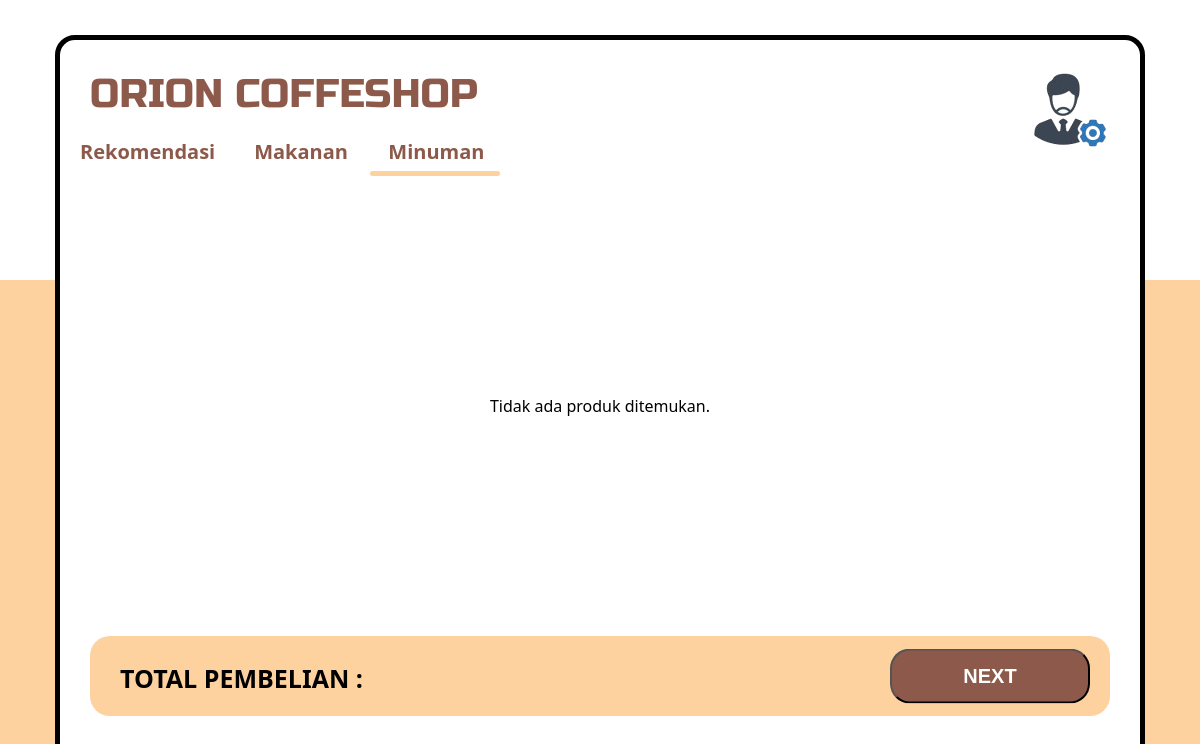
Page /minuman.php on the earlier database version.
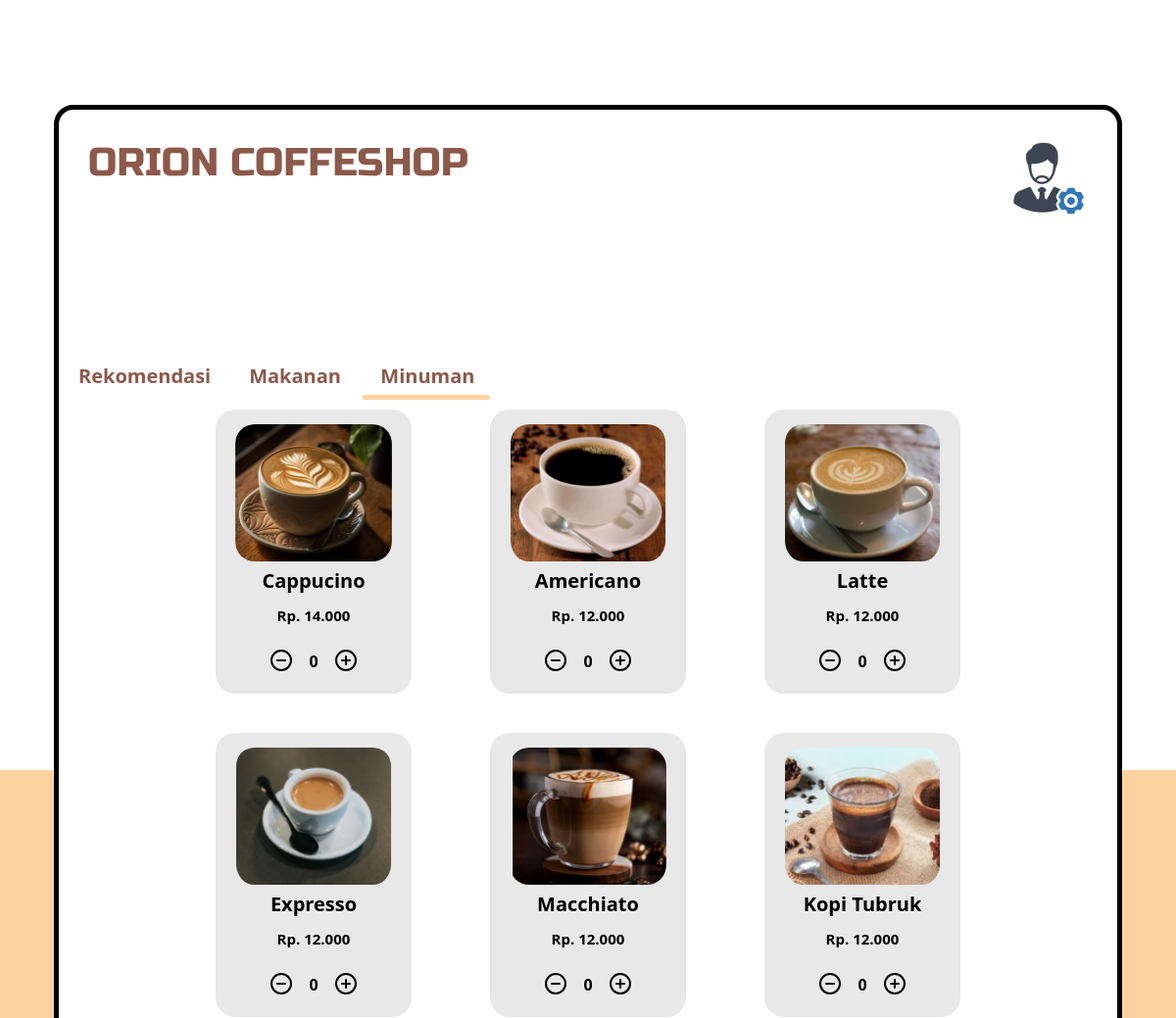
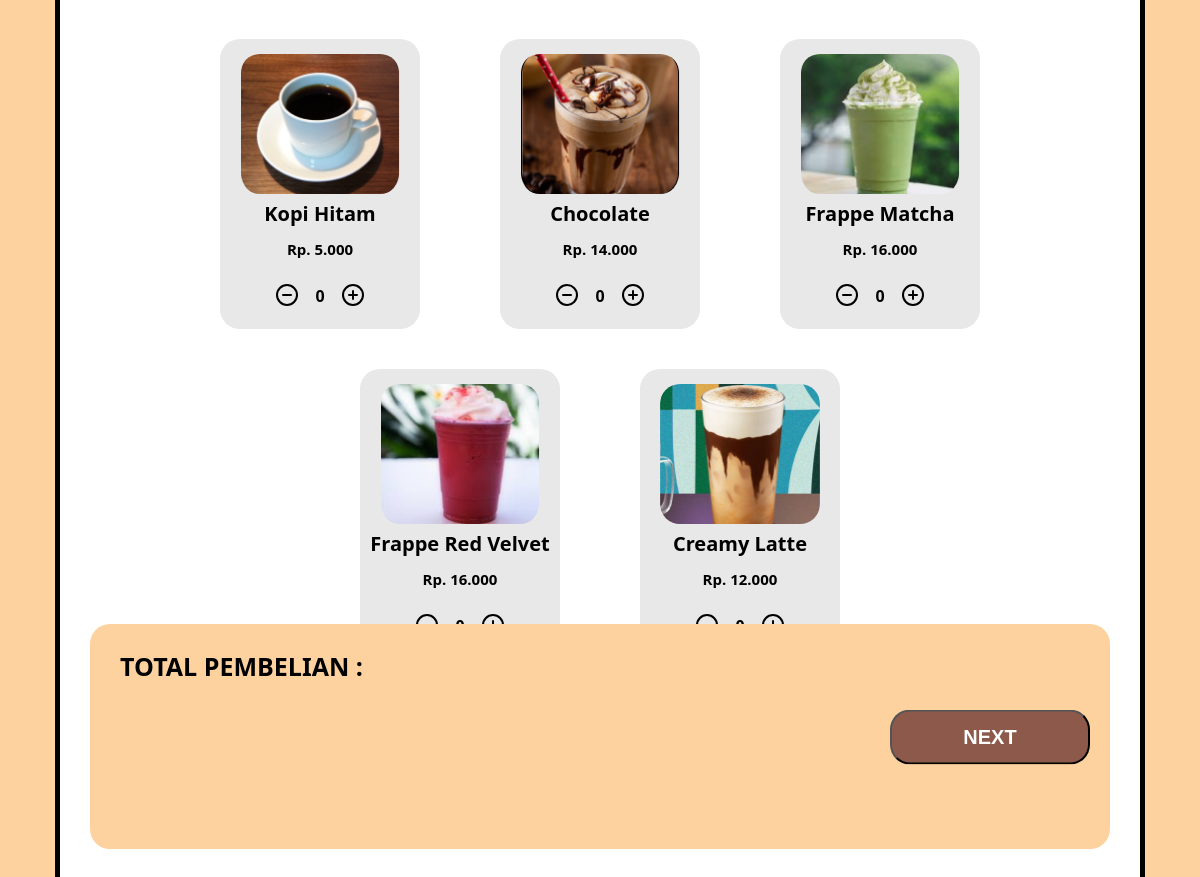
Same page on the later database version (2 pictures, top to bottom).
### tables this page shows
CREATE TABLE `produk` (
  `id` int(11) NOT NULL,
  `id_makanan` varchar(255) NOT NULL,
  `nama_produk` varchar(255) NOT NULL,
  `harga` int(11) NOT NULL,
  `stok` int(5) NOT NULL,
  `gambar_produk` varchar(255) NOT NULL,
  `kategori` enum('makanan','minuman') NOT NULL,
  `rekomendasi` enum('iya','tidak') NOT NULL
);

### minuman.php (the view, shortened to what this page needs)
<!DOCTYPE html>
<html lang="en">
  <head>
    <link rel="stylesheet" href="style/menu.css" />
  </head>
  <body>
    <div class="container">
      <div class="box">
        <div class="header">
          <p>ORION COFFESHOP</p>
          <div class="admin">
            <a href="login.html">
              <img src="Image/admin.png" alt="" />
            </a>
          </div>
        </div>
        <nav class="navbar">
          <a href="index.php"><p>Rekomendasi</p></a>
          <a href="makanan.php"><p>Makanan</p></a>
          <a href="minuman.php"><p>Minuman</p></a>
          <div class = "animation start-minuman"></div>
        </nav>
        <div class="content">
          <div class="card-container">
          <?php
          include "crud/koneksi.php";
        $sql = "SELECT * FROM produk WHERE kategori = 'minuman' ORDER BY id ASC";
        $result = $koneksi->query($sql);
        if ($result->num_rows > 0) {
          while($row = $result->fetch_assoc()) {
              echo '<div class="card">';
              echo '<div class="produk">';
              echo '<img src="crud/images/' . htmlspecialchars($row['gambar_produk']) . '" alt="" />';
              echo '</div>';
              echo '<p class="nama-produk">' . $row['nama_produk'] . '</p>';
              echo '<p class="harga-produk">Rp. ' . number_format($row['harga'], 0, ',', '.') . '</p>';
              echo '<div class="pilihan">';
              echo '<button><i id="tambah" data-feather="minus-circle"></i></button>';
              echo '<p>0</p>';
              echo '<button><i id="kurang" data-feather="plus-circle"></i></button>';
              echo '</div>';
              echo '</div>';
          }
      } else {
          echo "Tidak ada produk ditemukan.";
      }
    ?>
      </div>
    </div>
        <div class="footer">
            <div class="total-box">
                <div class="total">
                    <p>TOTAL PEMBELIAN : </p>
                    <a href="keranjang.html"><button>NEXT</button></a>
                </div>
            </div>
        </div>
  </body>
</html>

### style/menu.css (style rules this page uses)
html { scroll-behavior: smooth; }
body { padding: 0; margin: 0; height: 100vh; display: flex; justify-content: center; align-items: center; font-family: "Segoe UI", Tahoma, Geneva, Verdana, sans-serif; }
.box { border: solid 5px black; border-radius: 20px; width: 90vw; height: 90vh; margin: auto; background-color: white; display: flex; flex-direction: column; position: relative; }
.header { display: flex; height: 11vh; }
.header p { font-size: 40px; color: #8c594a; font-family: "Russo-one"; margin-top: 30px; margin-left: 30px; }
.admin { position: absolute; right: 20px; top: 20px; }
.navbar { position: relative; margin-left: 20px; }
.navbar a { text-decoration: none; position: relative; z-index: 1; line-height: 8px; position: relative; display: inline-block; text-align: center; }
nav .animation { position: absolute; height: 5px; bottom: 0; z-index: 0; background-color: #FED29F; border-radius: 8px; transition: all .5s ease 0s; width: 10px; }
.navbar p { margin-right: 45px; font-size: 20px; color: #8C594A; font-weight: bold; }
a:nth-child(1) { width: 170px; }
a:nth-child(2) { width: 130px; }
a:nth-child(3) { width: 100px; }
nav .start-minuman , a:nth-child(3):hover~.animation { width: 130px; left: 290px; }
.content { justify-content: center; display: flex; max-height: 55vh; overflow-y: auto; padding: 10px; }
.card-container { display: flex; flex-wrap: wrap; height: 55vh; width: 100vw; justify-content: center; align-items: center; }
.card { margin: 0 40px 40px 40px; background-color: #E8E8E8; height: 290px; width: 200px; border-radius: 20px; display: flex; flex-direction: column; align-items: center; }
.card .produk img { border-radius: 20px; width: 160px; height: 140px; object-fit: cover; margin-top: 15px; }
.card p { margin-top: 15px; font-weight: bold; line-height: 0; }
.card .nama-produk { font-size: 20px; }
.card .harga-produk { font-size: 15px; }
.footer { display: flex; justify-content: center; align-items: center; }
.footer .total-box { height: 10vh; width: 85vw; background-color: #FED29F; border-radius: 20px; position: relative; }
.footer .total-box .total { display: flex; }
.footer .total-box .total p { font-size: 25px; font-weight: bold; margin-left: 30px; }
.footer .total-box .total a { position: absolute; right: 90px; bottom: 50%; transform: translate(0, 50%); }
.footer .total-box .total button { width: 200px; height: 55px; border-radius: 20px; font-weight: bold; font-size: 20px; background-color: #8C594A; color: white; cursor: pointer; transition: ease-in 0.2s; }
.pilihan { display: flex; gap: 10px; margin: auto; }
.pilihan p { margin: auto; }
.pilihan button { cursor: pointer; border: none; background: none; }

Differences in the rows shown:
added produk: gambar_produk (picture), nama_produk "Cappucino", harga "14.000"
added produk: gambar_produk (picture), nama_produk "Americano", harga "12.000"
added produk: gambar_produk (picture), nama_produk "Latte", harga "12.000"
added produk: gambar_produk (picture), nama_produk "Expresso", harga "12.000"
added produk: gambar_produk (picture), nama_produk "Macchiato", harga "12.000"
added produk: gambar_produk (picture), nama_produk "Kopi Tubruk", harga "12.000"
added produk: gambar_produk (picture), nama_produk "Kopi Hitam", harga "5.000"
added produk: gambar_produk (picture), nama_produk "Chocolate", harga "14.000"
added produk: gambar_produk (picture), nama_produk "Frappe Matcha", harga "16.000"
added produk: gambar_produk (picture), nama_produk "Frappe Red Velvet", harga "16.000"
added produk: gambar_produk (picture), nama_produk "Creamy Latte", harga "12.000"
Other differences:
text no longer shown: "Tidak ada produk ditemukan."
